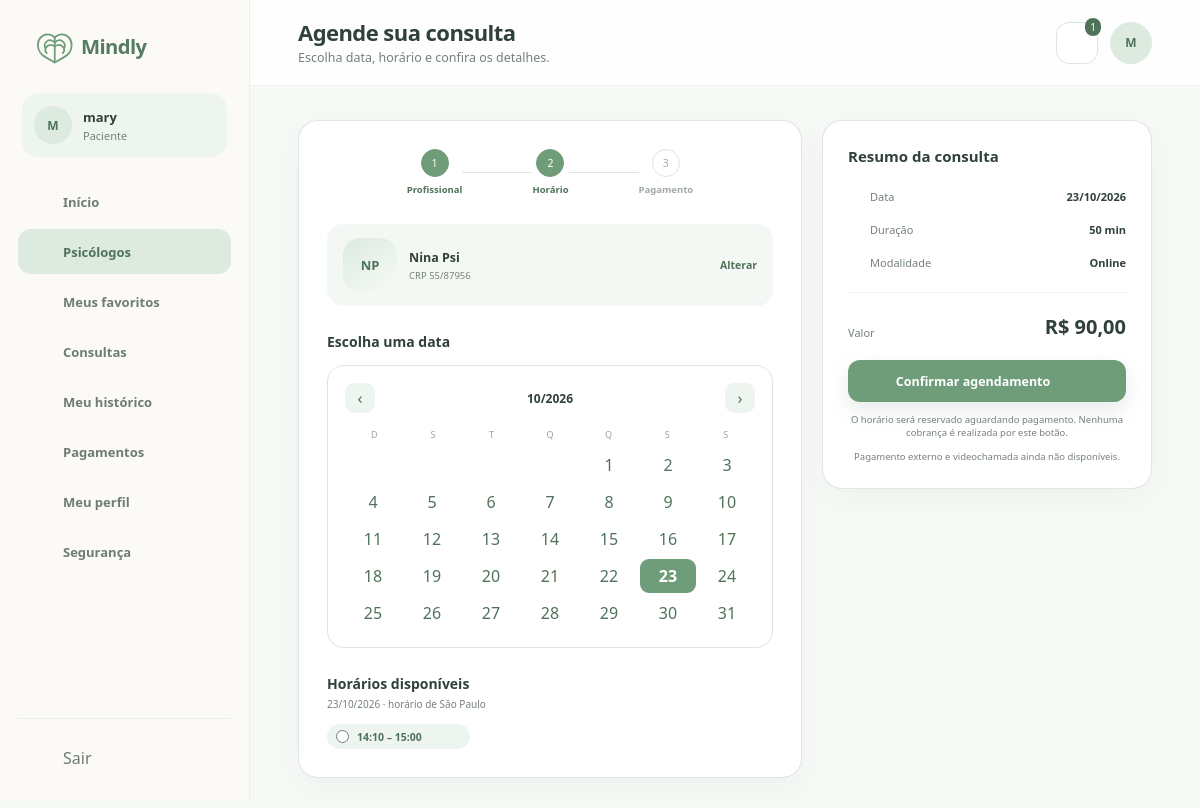
Page /view/agendarConsulta.php?psicologo_id=21 (signed in) on the committed database.
### tables this page shows
CREATE TABLE `usuarios` (
  `id` bigint(20) UNSIGNED NOT NULL,
  `nome` varchar(150) NOT NULL,
  `email` varchar(190) NOT NULL,
  `senha_hash` varchar(255) NOT NULL,
  `papel` enum('paciente','psicologo','admin') NOT NULL,
  `telefone` varchar(20) DEFAULT NULL,
  `avatar_url` varchar(500) DEFAULT NULL,
  `status` enum('pendente','ativo','suspenso','inativo') NOT NULL DEFAULT 'ativo',
  `email_verificado_em` datetime DEFAULT NULL,
  `ultimo_acesso_em` datetime DEFAULT NULL,
  `criado_em` timestamp NOT NULL DEFAULT current_timestamp(),
  `atualizado_em` timestamp NOT NULL DEFAULT current_timestamp() ON UPDATE current_timestamp()
);

CREATE TABLE `psicologos` (
  `usuario_id` bigint(20) UNSIGNED NOT NULL,
  `crp` varchar(24) NOT NULL,
  `nome_profissional` varchar(150) DEFAULT NULL,
  `area_atuacao` varchar(150) DEFAULT NULL,
  `biografia` text DEFAULT NULL,
  `abordagem` text DEFAULT NULL,
  `valor_consulta` decimal(10,2) NOT NULL DEFAULT 0.00,
  `duracao_padrao_minutos` smallint(5) UNSIGNED NOT NULL DEFAULT 50,
  `status_verificacao` enum('pendente','aprovado','rejeitado') NOT NULL DEFAULT 'pendente',
  `verificado_em` datetime DEFAULT NULL,
  `criado_em` timestamp NOT NULL DEFAULT current_timestamp(),
  `atualizado_em` timestamp NOT NULL DEFAULT current_timestamp() ON UPDATE current_timestamp()
);

CREATE TABLE `horarios_agenda` (
  `id` bigint(20) UNSIGNED NOT NULL,
  `psicologo_id` bigint(20) UNSIGNED NOT NULL,
  `inicio_em` datetime NOT NULL,
  `fim_em` datetime NOT NULL,
  `status` enum('livre','reservado','bloqueado') NOT NULL DEFAULT 'livre',
  `criado_em` timestamp NOT NULL DEFAULT current_timestamp(),
  `atualizado_em` timestamp NOT NULL DEFAULT current_timestamp() ON UPDATE current_timestamp()
);

### view/agendarConsulta.php (the view, shortened to what the rows shown need)
<?php require_once __DIR__ . '/../controller/Auth.php';
$currentUser = requireRole('paciente'); ?>
<?php require_once __DIR__ . '/../controller/DadosController.php';
$d = loadPageData(basename(__FILE__), $currentUser);
require_once __DIR__ . '/componentes/componentes.php';
require_once __DIR__ . '/componentes/dados.php'; ?>
<!DOCTYPE html>
<html lang="pt-BR">
<head>
    <link rel="stylesheet" href="../css/componentes.css">
    <link rel="stylesheet" href="../css/agendarConsulta.css">
</head>
<body>
    <?php abrirLayout('paciente', 'psicologos', 'Agende sua consulta', 'Escolha data, horário e confira os detalhes.', $currentUser['nome']); ?>
    <?php $p = $d['profissional'];
    $chosen = requestText('data');
    $selected = DateTimeImmutable::createFromFormat('!Y-m-d', $chosen, new DateTimeZone('America/Sao_Paulo'));
    if (!$selected || $selected->format('Y-m-d') !== $chosen)
        $selected = $d['horarios'] ? mindlyTime($d['horarios'][0]['inicio_em']) : mindlyTime();
    $calendar = $selected->modify('first day of this month')->setTime(0, 0);
    $slots = array_values(array_filter($d['horarios'], fn($h) => mindlyTime($h['inicio_em'])->format('Y-m-d') === $selected->format('Y-m-d'))); ?>
    <?php if (!$p): ?>
        <section class="cartao etapas">
            <?php emptyState('Selecione um psicólogo para consultar os horários disponíveis.'); ?>
            <a class="botao botao-principal" href="buscarPsicologos.php">Buscar psicólogos</a>
        </section>
    <?php else: ?>
    <div class="agendamento-grid">
        <section class="cartao etapas">
            <div class="passos">
                <div class="passo <?= $p ? 'concluido' : 'ativo' ?>"><span>1</span><strong>Profissional</strong></div>
                <i></i>
                <div class="passo ativo"><span>2</span><strong>Horário</strong></div><i></i>
                <div class="passo"><span>3</span><strong>Pagamento</strong></div>
            </div>
            <div class="profissional-resumo"><?php if ($p)
                avatar($p); ?>
                <div>
                    <strong><?= e($p['nome_profissional'] ?? 'Selecione um profissional') ?></strong><small><?= $p ? 'CRP ' . e($p['crp']) : 'Nenhum profissional selecionado.' ?></small>
                </div><a href="buscarPsicologos.php">Alterar</a>
            </div>
            <div class="selecao-data">
                <h2>Escolha uma data</h2>
                <div class="calendario">
                    <form class="cal-topo" method="get"><input type="hidden" name="psicologo_id"
                            value="<?= (int) ($p['usuario_id'] ?? 0) ?>"><button name="data"
                            value="<?= $calendar->modify('-1 month')->format('Y-m-d') ?>"
                            aria-label="Mês anterior">‹</button><strong><?= $calendar->format('m/Y') ?></strong><button
                            name="data" value="<?= $calendar->modify('+1 month')->format('Y-m-d') ?>"
                            aria-label="Próximo mês">›</button></form>
                    <div class="semana">
                        <span>D</span><span>S</span><span>T</span><span>Q</span><span>Q</span><span>S</span><span>S</span>
                    </div>
                    <div class="dias-cal"><?php for ($i = 0; $i < (int) $calendar->format('w'); $i++): ?><span
                                class="fora"></span><?php endfor;
                    for ($i = 1; $i <= (int) $calendar->format('t'); $i++):
                        $date = $calendar->setDate((int) $calendar->format('Y'), (int) $calendar->format('m'), $i); ?><a
                                class="<?= $date->format('Y-m-d') === $selected->format('Y-m-d') ? 'hoje ativo' : '' ?>"
                                href="?psicologo_id=<?= (int) ($p['usuario_id'] ?? 0) ?>&amp;data=<?= $date->format('Y-m-d') ?>"><?= $i ?></a><?php endfor; ?>
                    </div>
                </div>
            </div>
            <div class="selecao-horario">
                <h2>Horários disponíveis</h2>
                <p><?= $selected->format('d/m/Y') ?> · horário de São Paulo</p>
                <div class="horarios"><?php foreach ($slots as $h): ?><label class="tag"><input form="agendar-form"
                                type="radio" name="horario_id" value="<?= (int) $h['id'] ?>" required>
                            <?= dateLabel($h['inicio_em'], 'H:i') ?> –
                            <?= dateLabel($h['fim_em'], 'H:i') ?></label><?php endforeach;
                    emptyState('Nenhum horário disponível nesta data. Selecione outro dia.'); ?>
                </div>
            </div>
        </section>
        <aside class="cartao resumo-pedido">
            <h2>Resumo da consulta</h2>
            <div class="resumo-linha"><span><?= icon('calendar') ?>
                    Data</span><strong><?= $selected->format('d/m/Y') ?></strong></div>
            <div class="resumo-linha"><span><?= icon('clock') ?>
                    Duração</span><strong><?= (int) ($p['duracao_padrao_minutos'] ?? 0) ?> min</strong></div>
            <div class="resumo-linha"><span><?= icon('video') ?> Modalidade</span><strong>Online</strong></div>
            <div class="linha-divisoria"></div>
            <div class="total"><span>Valor</span><strong><?= $p ? money($p['valor_consulta']) : '—' ?></strong></div>
            <form id="agendar-form" method="post" action="../processamento/profissional.php">
                    value="<?= (int) ($p['usuario_id'] ?? 0) ?>"><button class="botao botao-principal continuar"
                    <?= !$slots ? 'disabled' : '' ?>>Confirmar agendamento <?= icon('arrow') ?></button></form>
            <p>O horário será reservado aguardando pagamento. Nenhuma cobrança é realizada por este botão.</p>
            <p>Pagamento externo e videochamada ainda não disponíveis.</p>
        </aside>
    </div>
    <?php endif;
    fecharLayout(); ?>
</body>
</html>

### view/componentes/componentes.php (shortened to what the rows shown need)
<?php
function icon($name, $class = '')
{
    $svg = $icons[$name] ?? $icons['home'];
    return '<svg class="icone ' . $class . '" viewBox="0 0 24 24" aria-hidden="true">' . $svg . '</svg>';
}
function navItems($perfil)
{
    if ($perfil === 'paciente')
        return [
            ['dashboardPaciente.php', 'home', 'Início', 'inicio'],
            ['buscarPsicologos.php', 'search', 'Psicólogos', 'psicologos'],
            ['meusFavoritos.php', 'heart', 'Meus favoritos', 'favoritos'],
            ['minhasConsultas.php', 'calendar', 'Consultas', 'consultas'],
            ['prontuarioPaciente.php', 'file', 'Meu histórico', 'historico'],
            ['pagamentosPaciente.php', 'wallet', 'Pagamentos', 'pagamentos'],
            ['perfilPaciente.php', 'user', 'Meu perfil', 'perfil'],
            ['alterarSenha.php', 'lock', 'Segurança', 'seguranca'],
        ];
    return [
        ['dashboardAdmin.php', 'home', 'Visão geral', 'inicio'],
        ['usuariosAdmin.php', 'users', 'Usuários', 'usuarios'],
        ['atendimentosAdmin.php', 'video', 'Atendimentos', 'atendimentos'],
        ['relatoriosAdmin.php', 'chart', 'Relatórios', 'relatorios'],
    ];
}
function abrirLayout($perfil, $ativo, $titulo, $subtitulo, $nome)
{
    global $currentUser, $d;
    $nome = e($currentUser['nome']);
    $perfilLabel = $perfil === 'paciente' ? 'Paciente' : ($perfil === 'psicologo' ? 'Psicólogo(a)' : 'Administrador');
    $iniciais = e(mb_strtoupper(mb_substr($currentUser['nome'], 0, 1)));
    echo '<div class="app">';
    echo '<aside class="sidebar">';
    echo '<div class="perfil-lateral"><span class="avatar avatar-pequeno">' . $iniciais . '</span><div><strong>' . $nome . '</strong><span>' . $perfilLabel . '</span></div></div>';
    foreach (navItems($perfil) as $item) {
        [$href, $ico, $label, $key] = $item;
        $classe = $key === $ativo ? 'item-menu ativo' : 'item-menu';
        echo '<a class="' . $classe . '" href="' . $href . '">' . icon($ico) . '<span>' . $label . '</span></a>';
    }
    echo '</aside>';
    echo '<main class="area-app">';
    echo '<header class="topbar"><div class="titulo-topbar"><h1>' . $titulo . '</h1><p>' . $subtitulo . '</p></div><div class="acoes-topbar"><details class="notificacoes"><summary class="botao-icone" aria-label="Notificações">' . icon('bell');
    echo '</summary><div class="painel-notificacoes"><h2>Notificações</h2>';
    echo '</div></details><span class="avatar">' . $iniciais . '</span></div></header>';
    echo '<section class="conteudo-app">';
}
function fecharLayout()
{
    echo '</section></main></div>';
}
?>

### rows in the picture
usuarios: nome "M", nome "mary"
psicologos: crp "55/87956", duracao_padrao_minutos "50", valor_consulta "R$ 90,00"
horarios_agenda: inicio_em "10/2026", inicio_em "23/10/2026", inicio_em "14:10", fim_em "15:00"

### other values in the picture
$perfilLabel "Paciente"
$label "Início"
$label "Psicólogos"
$label "Meus favoritos"
$label "Consultas"
$label "Meu histórico"
$label "Pagamentos"
$label "Meu perfil"
$label "Segurança"
$titulo "Agende sua consulta"
$subtitulo "Escolha data, horário e confira os detalhes."
count($d['notificacoes']) "1"
initials($name) "NP"
$p['nome_profissional'] "Nina Psi"
